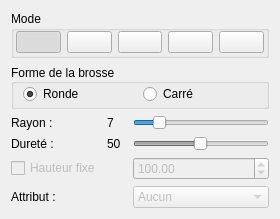
       <widget class="QWidget" name="height_terrain">
        <attribute name="title">
         <string>Hauteur</string>
        </attribute>
        <layout class="QVBoxLayout" name="verticalLayout_2">
         <item>
          <widget class="QGroupBox" name="groupBox">
           <property name="title">
            <string>Mode</string>
           </property>
           <layout class="QHBoxLayout" name="horizontalLayout_4">
            <property name="leftMargin">
             <number>2</number>
            </property>
            <property name="topMargin">
             <number>0</number>
            </property>
            <property name="rightMargin">
             <number>2</number>
            </property>
            <property name="bottomMargin">
             <number>2</number>
            </property>
            <item>
             <widget class="QPushButton" name="checkTerrainBrush1">
              <property name="text">
               <string/>
              </property>
              <property name="icon">
               <iconset resource="MainFrame.qrc">
                <normaloff>:/MainFrame/Resources/terrain_1.png</normaloff>:/MainFrame/Resources/terrain_1.png</iconset>
              </property>
              <property name="iconSize">
               <size>
                <width>24</width>
                <height>24</height>
               </size>
              </property>
              <property name="checkable">
               <bool>true</bool>
              </property>
              <property name="checked">
               <bool>true</bool>
              </property>
              <property name="autoExclusive">
               <bool>true</bool>
              </property>
             </widget>
            </item>
            <item>
             <widget class="QPushButton" name="checkTerrainBrush2">
              <property name="text">
               <string/>
              </property>
              <property name="icon">
               <iconset resource="MainFrame.qrc">
                <normaloff>:/MainFrame/Resources/terrain_2.png</normaloff>:/MainFrame/Resources/terrain_2.png</iconset>
              </property>
              <property name="iconSize">
               <size>
                <width>24</width>
                <height>24</height>
               </size>
              </property>
              <property name="checkable">
               <bool>true</bool>
              </property>
              <property name="autoExclusive">
               <bool>true</bool>
              </property>
             </widget>
            </item>
            <item>
             <widget class="QPushButton" name="checkTerrainBrush3">
              <property name="text">
               <string/>
              </property>
              <property name="icon">
               <iconset resource="MainFrame.qrc">
                <normaloff>:/MainFrame/Resources/terrain_3.png</normaloff>:/MainFrame/Resources/terrain_3.png</iconset>
              </property>
              <property name="iconSize">
               <size>
                <width>24</width>
                <height>24</height>
               </size>
              </property>
              <property name="checkable">
               <bool>true</bool>
              </property>
              <property name="autoExclusive">
               <bool>true</bool>
              </property>
             </widget>
            </item>
            <item>
             <widget class="QPushButton" name="checkTerrainBrush4">
              <property name="text">
               <string/>
              </property>
              <property name="icon">
               <iconset resource="MainFrame.qrc">
                <normaloff>:/MainFrame/Resources/terrain_4.png</normaloff>:/MainFrame/Resources/terrain_4.png</iconset>
              </property>
              <property name="iconSize">
               <size>
                <width>24</width>
                <height>24</height>
               </size>
              </property>
              <property name="checkable">
               <bool>true</bool>
              </property>
              <property name="autoExclusive">
               <bool>true</bool>
              </property>
             </widget>
            </item>
            <item>
             <widget class="QPushButton" name="checkTerrainBrush5">
              <property name="text">
               <string/>
              </property>
              <property name="icon">
               <iconset resource="MainFrame.qrc">
                <normaloff>:/MainFrame/Resources/terrain_5.png</normaloff>:/MainFrame/Resources/terrain_5.png</iconset>
              </property>
              <property name="iconSize">
               <size>
                <width>24</width>
                <height>24</height>
               </size>
              </property>
              <property name="checkable">
               <bool>true</bool>
              </property>
              <property name="autoExclusive">
               <bool>true</bool>
              </property>
             </widget>
            </item>
           </layout>
          </widget>
         </item>
         <item>
          <widget class="QGroupBox" name="groupBox_2">
           <property name="title">
            <string>Forme de la brosse</string>
           </property>
           <property name="alignment">
            <set>Qt::AlignLeading|Qt::AlignLeft|Qt::AlignVCenter</set>
           </property>
           <property name="flat">
            <bool>false</bool>
           </property>
           <property name="checkable">
            <bool>false</bool>
           </property>
           <layout class="QHBoxLayout" name="horizontalLayout_3">
            <property name="topMargin">
             <number>0</number>
            </property>
            <property name="bottomMargin">
             <number>2</number>
            </property>
            <item>
             <widget class="QRadioButton" name="checkTerrainRoundedBrush">
              <property name="text">
               <string>Ronde</string>
              </property>
              <property name="checked">
               <bool>true</bool>
              </property>
             </widget>
            </item>
            <item>
             <widget class="QRadioButton" name="checkTerrainSquaredBrush">
              <property name="text">
               <string>Carré</string>
              </property>
             </widget>
            </item>
           </layout>
          </widget>
         </item>
         <item>
          <layout class="QGridLayout" name="gridLayout_3">
           <item row="0" column="0">
            <widget class="QLabel" name="label_16">
             <property name="text">
              <string>Rayon :</string>
             </property>
            </widget>
           </item>
           <item row="0" column="1">
            <widget class="QLabel" name="label_17">
             <property name="minimumSize">
              <size>
               <width>20</width>
               <height>0</height>
              </size>
             </property>
             <property name="text">
              <string>7</string>
             </property>
            </widget>
           </item>
           <item row="0" column="2">
            <widget class="QSlider" name="editTerrainHeightRadius">
             <property name="minimum">
              <number>1</number>
             </property>
             <property name="maximum">
              <number>40</number>
             </property>
             <property name="value">
              <number>7</number>
             </property>
             <property name="orientation">
              <enum>Qt::Horizontal</enum>
             </property>
            </widget>
           </item>
           <item row="1" column="2">
            <widget class="QSlider" name="editTerrainHeightHardness">
             <property name="enabled">
              <bool>false</bool>
             </property>
             <property name="minimum">
              <number>1</number>
             </property>
             <property name="maximum">
              <number>100</number>
             </property>
             <property name="value">
              <number>50</number>
             </property>
             <property name="orientation">
              <enum>Qt::Horizontal</enum>
             </property>
            </widget>
           </item>
           <item row="2" column="0">
            <widget class="QCheckBox" name="editCheckTerrainFixedHeight">
             <property name="enabled">
              <bool>false</bool>
             </property>
             <property name="text">
              <string>Hauteur fixe</string>
             </property>
            </widget>
           </item>
           <item row="1" column="1">
            <widget class="QLabel" name="label_19">
             <property name="text">
              <string>50</string>
             </property>
            </widget>
           </item>
           <item row="1" column="0">
            <widget class="QLabel" name="label_18">
             <property name="text">
              <string>Dureté :</string>
             </property>
            </widget>
           </item>
           <item row="3" column="0">
            <widget class="QLabel" name="label_20">
             <property name="text">
              <string>Attribut :</string>
             </property>
            </widget>
           </item>
           <item row="2" column="2">
            <widget class="QDoubleSpinBox" name="editTerrainFixedHeight">
             <property name="enabled">
              <bool>false</bool>
             </property>
             <property name="maximum">
              <double>999.000000000000000</double>
             </property>
             <property name="value">
              <double>100.000000000000000</double>
             </property>
            </widget>
           </item>
           <item row="3" column="2">
            <widget class="QComboBox" name="editTerrainHeightAttribute">
             <property name="enabled">
              <bool>false</bool>
             </property>
             <item>
              <property name="text">
               <string>Aucun</string>
              </property>
             </item>
             <item>
              <property name="text">
               <string>Pas de marche</string>
              </property>
             </item>
             <item>
              <property name="text">
               <string>Pas de vol</string>
              </property>
             </item>
             <item>
              <property name="text">
               <string>Pas de mouvement</string>
              </property>
             </item>
             <item>
              <property name="text">
               <string>Mourir</string>
              </property>
             </item>
            </widget>
           </item>
          </layout>
         </item>
        </layout>
       </widget>
